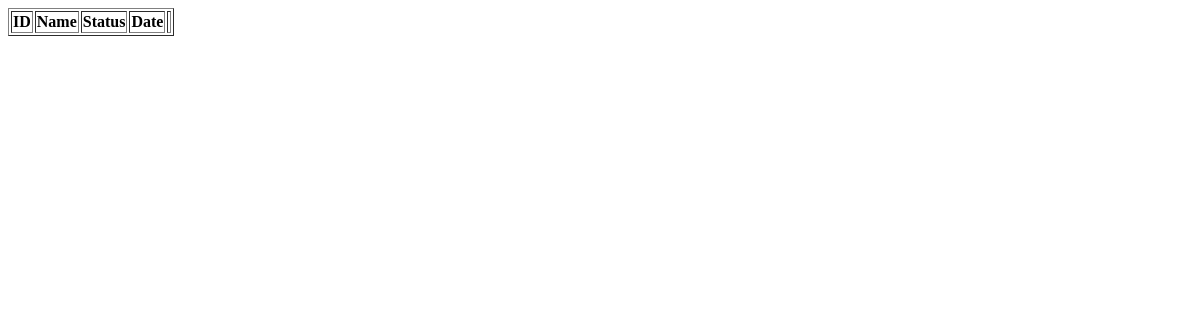
The page /admin/track/view.php on the database as committed earlier.
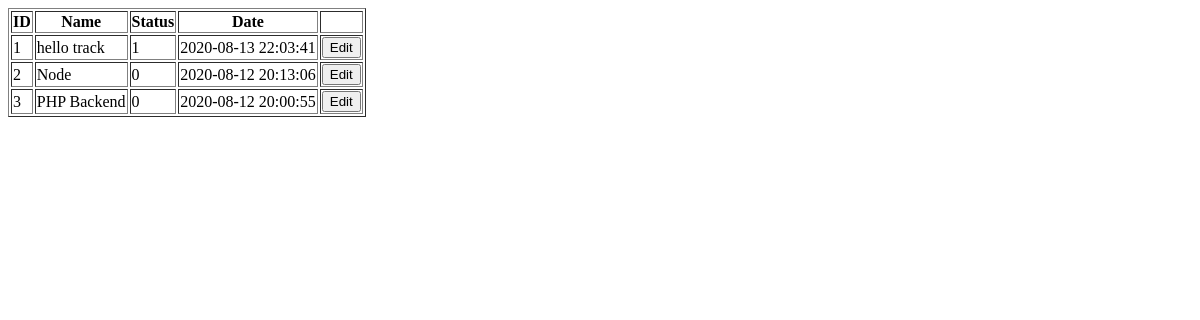
The same page on the database as committed later.
### tables this page shows
CREATE TABLE IF NOT EXISTS `tracks` (
  `id` int(11) NOT NULL AUTO_INCREMENT,
  `level` varchar(50) NOT NULL,
  `name` varchar(255) NOT NULL,
  `status` int(11) NOT NULL DEFAULT '1' COMMENT '1: Active, 2: Inactive, 3:Pending',
  `date_created` timestamp NOT NULL DEFAULT CURRENT_TIMESTAMP,
  `date_updated` timestamp NOT NULL DEFAULT CURRENT_TIMESTAMP,
  PRIMARY KEY (`id`)
);

### autoload.php (called while the page is built, shortened)
<?php
spl_autoload_register(function ($class_name) {
    $file = str_replace('\\', DIRECTORY_SEPARATOR, $class_name).'.php';
});

### App/controller/Track.php (called while the page is built, shortened)
<?php
class Track
{
    public static function getAll() {
        $db = new Database();
        $db->connect();
        $tracks = $db->select("SELECT * FROM TRACKS ORDER BY ID DESC");
        return $tracks;
    }
}

### App/Library/Database.php (called while the page is built, shortened)
<?php
class Database {
    public $host = 'localhost';
    public $username = 'root';
    public $password = '';
    public $db = 'sca_db';
    public $conn;
    public $stmt;
    public function connect() {
        $this->conn = new \mysqli($this->host, $this->username, $this->password, $this->db);
    }
    public function prepare($sql) {
        $this->stmt = $this->conn->prepare($sql);
    }
    public function select($sql) {
        $this->prepare($sql);
        $this->result = $this->stmt->execute();
        $this->result = $this->stmt->get_result();
        $all_rows = array();
        while($row = $this->result->fetch_assoc()) {
            array_push($all_rows, $row);
        }
        return $all_rows;
    }
}

### admin/track/view.php (the view, shortened to what this page needs)
<?php
include_once '../../autoload.php';
$tracks = array();
try {
    $tracks = Controller\Track::getAll();
} catch (\Exception $e) {
    $error = $e->getMessage();
    exit($error);
}
?>
<!DOCTYPE html>
<html lang="en">
<body>
<div>
    <div>
        <table border="1">
            <thead>
            <tr>
                <th>ID</th>
                <th>Name</th>
                <th>Status</th>
                <th>Date</th>
                <th></th>
            </tr>
            </thead>
            <tbody>
            <?php
            $id = 0;
            foreach($tracks as $track): ?>
                <tr>
                    <td><?= ++$id; ?></td>
                    <td><?= $track['name']?></td>
                    <td><?= $track['status']?></td>
                    <td><?= $track['date_created']?></td>
                    <td><a href="edit.php?track_id=<?= $track['id']?>"><button>Edit</button></a></td>
                </tr>
            <?php endforeach ?>
            </tbody>
        </table>
    </div>
</div>
</body>
</html>

Rows that differ between the two databases and show on the page:
added tracks: name "hello track", status "1", date_created "2020-08-13 22:03:41"
added tracks: name "Node", status "0", date_created "2020-08-12 20:13:06"
added tracks: name "PHP Backend", status "0", date_created "2020-08-12 20:00:55"
